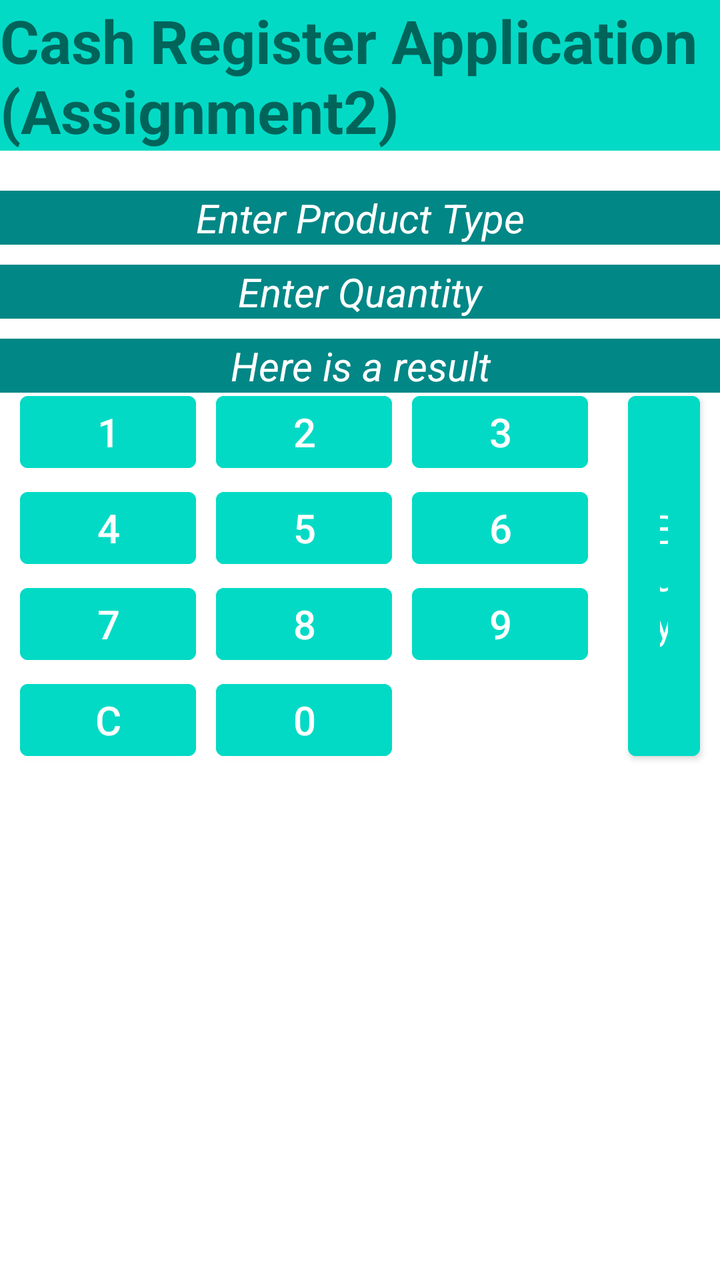
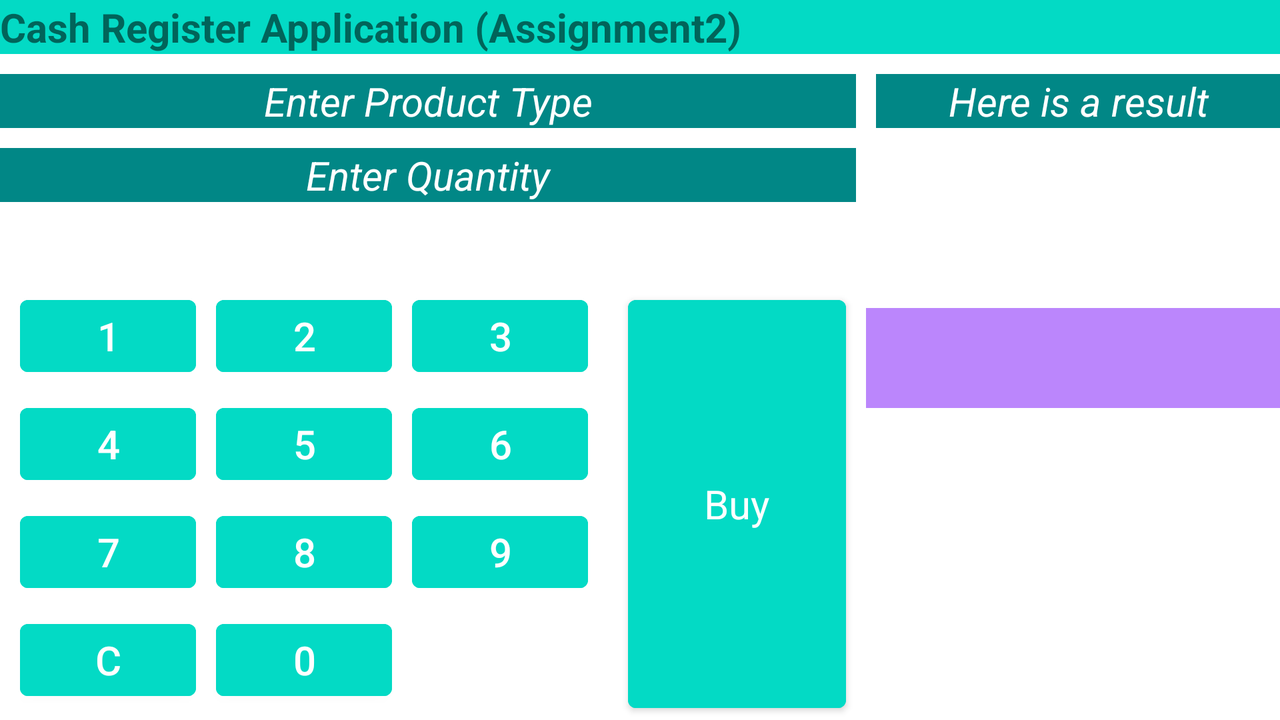

Compare how this app lays out the same screen by default and in its alternative resource folder. The renders come first, then the two layout files and the values they reference.
<!-- AndroidManifest.xml: application theme Theme.Assignment2_Cash_Register_App -->
<!-- res/layout/activity_main.xml -->
<?xml version="1.0" encoding="utf-8"?>
<androidx.constraintlayout.widget.ConstraintLayout
    xmlns:android="http://schemas.android.com/apk/res/android"
    xmlns:app="http://schemas.android.com/apk/res-auto"
    xmlns:tools="http://schemas.android.com/tools"
    android:layout_width="match_parent"
    android:layout_height="match_parent"
    tools:context=".MainActivity">

    <TextView
        android:id="@+id/title"
        android:layout_width="match_parent"
        android:layout_height="wrap_content"
        android:background="@color/teal_200"
        android:text="@string/cash_register_app_ass2"
        android:textSize="30sp"
        android:textStyle="bold"
        app:layout_constraintEnd_toEndOf="parent"
        app:layout_constraintStart_toStartOf="parent"
        app:layout_constraintTop_toTopOf="parent" />

    <TextView
        android:id="@+id/showProductType"
        android:layout_width="match_parent"
        android:layout_height="wrap_content"
        android:layout_marginTop="@dimen/space20sp"
        android:textStyle="italic"
        android:background="@color/teal_700"
        android:gravity="center"
        android:hint="@string/enter_product_type"
        android:textColorHint="@color/white"
        android:textSize="20sp"
        app:layout_constraintTop_toBottomOf="@+id/title" />

    <TextView
        android:id="@+id/showQuantity"
        android:layout_width="match_parent"
        android:layout_height="wrap_content"
        android:layout_marginTop="@dimen/space10sp"
        android:textStyle="italic"
        android:layout_below="@+id/showProductType"
        android:background="@color/teal_700"
        android:gravity="center"
        android:hint="@string/enter_quantity"
        android:textColorHint="@color/white"
        android:textSize="20sp"
        app:layout_constraintTop_toBottomOf="@+id/showProductType" />

    <TextView
        android:id="@+id/showTotalHint"
        android:layout_width="match_parent"
        android:layout_height="wrap_content"
        android:layout_marginTop="@dimen/space10sp"
        android:textStyle="italic"
        android:layout_below="@+id/showQuantity"
        android:background="@color/teal_700"
        android:gravity="center"
        android:hint="@string/total"
        android:textColorHint="@color/white"
        android:textSize="20sp"
        app:layout_constraintTop_toBottomOf="@+id/showQuantity" />

    <androidx.constraintlayout.widget.Guideline
        android:id="@+id/guideline1"
        android:layout_width="wrap_content"
        android:layout_height="wrap_content"
        android:orientation="horizontal"
        app:layout_constraintGuide_percent="0.6" />

    <androidx.constraintlayout.widget.Guideline
        android:id="@+id/guideline2"
        android:layout_width="wrap_content"
        android:layout_height="wrap_content"
        android:orientation="horizontal"
        app:layout_constraintGuide_percent="0.3" />

    <RelativeLayout
        android:id="@+id/relativeLayout"
        android:layout_width="0dp"
        android:layout_height="0dp"
        app:layout_constraintBottom_toTopOf="@+id/guideline1"
        app:layout_constraintEnd_toEndOf="parent"
        app:layout_constraintStart_toStartOf="parent"
        app:layout_constraintTop_toTopOf="@+id/guideline2">

        <TableLayout
            android:id="@+id/tableLayout"
            android:layout_width="wrap_content"
            android:layout_height="match_parent">

            <TableRow
                android:id="@+id/tableRow1"
                android:layout_width="wrap_content"
                android:layout_height="wrap_content"
                android:layout_marginHorizontal="10dp"
                android:layout_weight="3">

                <Button
                    android:id="@+id/num1"
                    style="?android:attr/buttonBarButtonStyle"
                    android:layout_width="wrap_content"
                    android:layout_height="wrap_content"
                    android:layout_marginEnd="10dp"
                    android:layout_weight="1"
                    android:backgroundTint="@color/teal_200"
                    android:text="@string/n1"
                    android:textAlignment="center"
                    android:textColor="@color/white"
                    android:textSize="20sp" />

                <Button
                    android:id="@+id/num2"
                    style="?android:attr/buttonBarButtonStyle"
                    android:layout_width="wrap_content"
                    android:layout_height="wrap_content"
                    android:layout_marginEnd="10dp"
                    android:layout_weight="1"
                    android:backgroundTint="@color/teal_200"
                    android:text="@string/n2"
                    android:textAlignment="center"
                    android:textColor="@color/white"
                    android:textSize="20sp" />

                <Button
                    android:id="@+id/num3"
                    style="?android:attr/buttonBarButtonStyle"
                    android:layout_width="wrap_content"
                    android:layout_height="wrap_content"
                    android:layout_weight="1"
                    android:backgroundTint="@color/teal_200"
                    android:text="@string/n3"
                    android:textAlignment="center"
                    android:textColor="@color/white"
                    android:textSize="20sp" />
            </TableRow>

            <TableRow
                android:id="@+id/tableRow2"
                android:layout_width="wrap_content"
                android:layout_height="wrap_content"
                android:layout_marginHorizontal="10dp"
                android:layout_weight="3">

                <Button
                    android:id="@+id/num4"
                    style="?android:attr/buttonBarButtonStyle"
                    android:layout_width="wrap_content"
                    android:layout_height="wrap_content"
                    android:layout_marginEnd="10dp"
                    android:layout_weight="1"
                    android:backgroundTint="@color/teal_200"
                    android:text="@string/n4"
                    android:textAlignment="center"
                    android:textColor="@color/white"
                    android:textSize="20sp" />

                <Button
                    android:id="@+id/num5"
                    style="?android:attr/buttonBarButtonStyle"
                    android:layout_width="wrap_content"
                    android:layout_height="wrap_content"
                    android:layout_marginEnd="10dp"
                    android:layout_weight="1"
                    android:backgroundTint="@color/teal_200"
                    android:text="@string/n5"
                    android:textAlignment="center"
                    android:textColor="@color/white"
                    android:textSize="20sp" />

                <Button
                    android:id="@+id/num6"
                    style="?android:attr/buttonBarButtonStyle"
                    android:layout_width="wrap_content"
                    android:layout_height="wrap_content"
                    android:layout_weight="1"
                    android:backgroundTint="@color/teal_200"
                    android:text="@string/n6"
                    android:textAlignment="center"
                    android:textColor="@color/white"
                    android:textSize="20sp" />
            </TableRow>

            <TableRow
                android:id="@+id/tableRow3"
                android:layout_width="wrap_content"
                android:layout_height="wrap_content"
                android:layout_marginHorizontal="10dp"
                android:layout_weight="3">

                <Button
                    android:id="@+id/num7"
                    style="?android:attr/buttonBarButtonStyle"
                    android:layout_width="wrap_content"
                    android:layout_height="wrap_content"
                    android:layout_marginEnd="10dp"
                    android:layout_weight="1"
                    android:backgroundTint="@color/teal_200"
                    android:text="@string/n7"
                    android:textAlignment="center"
                    android:textColor="@color/white"
                    android:textSize="20sp" />

                <Button
                    android:id="@+id/num8"
                    style="?android:attr/buttonBarButtonStyle"
                    android:layout_width="wrap_content"
                    android:layout_height="wrap_content"
                    android:layout_marginEnd="10dp"
                    android:layout_weight="1"
                    android:backgroundTint="@color/teal_200"
                    android:text="@string/n8"
                    android:textAlignment="center"
                    android:textColor="@color/white"
                    android:textSize="20sp" />

                <Button
                    android:id="@+id/num9"
                    style="?android:attr/buttonBarButtonStyle"
                    android:layout_width="wrap_content"
                    android:layout_height="wrap_content"
                    android:layout_weight="1"
                    android:backgroundTint="@color/teal_200"
                    android:text="@string/n9"
                    android:textAlignment="center"
                    android:textColor="@color/white"
                    android:textSize="20sp" />
            </TableRow>

            <TableRow
                android:id="@+id/tableRow4"
                android:layout_width="wrap_content"
                android:layout_height="wrap_content"
                android:layout_marginHorizontal="10dp"
                android:layout_weight="3">

                <Button
                    android:id="@+id/clearBut"
                    android:layout_width="wrap_content"
                    android:layout_height="wrap_content"
                    android:layout_marginEnd="10dp"
                    android:layout_weight="1"
                    android:backgroundTint="@color/teal_200"
                    android:text="@string/clearBut"
                    android:textAlignment="center"
                    android:textColor="@color/white"
                    android:textSize="20sp" />

                <Button
                    android:id="@+id/num0"
                    android:layout_width="wrap_content"
                    android:layout_height="wrap_content"
                    android:layout_marginEnd="10dp"
                    android:layout_weight="1"
                    android:backgroundTint="@color/teal_200"
                    android:text="@string/n0"
                    android:textAlignment="center"
                    android:textColor="@color/white"
                    android:textSize="20sp" />

                <TextView
                    android:layout_width="wrap_content"
                    android:layout_height="wrap_content"

                    android:layout_weight="1"

                    />
            </TableRow>

        </TableLayout>

        <Button
            android:id="@+id/buyButton"
            style="?android:attr/buttonBarStyle"
            android:layout_width="wrap_content"
            android:layout_height="match_parent"
            android:layout_alignParentEnd="true"
            android:layout_marginHorizontal="10dp"
            android:layout_toRightOf="@+id/tableLayout"
            android:backgroundTint="@color/teal_200"
            android:text="@string/buyBut"
            android:textSize="20sp" />

    </RelativeLayout>

    <ListView
        android:id="@+id/list_view"
        android:layout_width="match_parent"
        android:layout_height="0dp"
        app:layout_constraintBottom_toBottomOf="parent"
        app:layout_constraintEnd_toEndOf="parent"
        app:layout_constraintStart_toStartOf="parent"
        app:layout_constraintTop_toTopOf="@+id/guideline1" />

</androidx.constraintlayout.widget.ConstraintLayout>
<!-- resources referenced by this layout -->
<resources>
  <dimen name="space10sp">10sp</dimen>
  <dimen name="space20sp">20sp</dimen>
  <string name="buyBut">Buy</string>
  <string name="cash_register_app_ass2">Cash Register Application (Assignment2)</string>
  <string name="clearBut">C</string>
  <string name="enter_product_type">Enter Product Type</string>
  <string name="enter_quantity">Enter Quantity</string>
  <string name="n0">0</string>
  <string name="n1">1</string>
  <string name="n2">2</string>
  <string name="n3">3</string>
  <string name="n4">4</string>
  <string name="n5">5</string>
  <string name="n6">6</string>
  <string name="n7">7</string>
  <string name="n8">8</string>
  <string name="n9">9</string>
  <string name="total">Here is a result</string>
  <style name="Theme.Assignment2_Cash_Register_App" parent="Theme.MaterialComponents.DayNight.DarkActionBar">
          
          <item name="colorPrimary">@color/purple_500</item>
          <item name="colorPrimaryVariant">@color/purple_700</item>
          <item name="colorOnPrimary">@color/white</item>
          
          <item name="colorSecondary">@color/teal_200</item>
          <item name="colorSecondaryVariant">@color/teal_700</item>
          <item name="colorOnSecondary">@color/black</item>
          
          <item name="android:statusBarColor">?attr/colorPrimaryVariant</item>
          
      </style>
</resources>
<!-- res/layout-land/activity_main.xml (the repository's variant of the layout above) -->
<!-- drawn on the phone turned sideways -->
<?xml version="1.0" encoding="utf-8"?>
<androidx.constraintlayout.widget.ConstraintLayout xmlns:android="http://schemas.android.com/apk/res/android"
    xmlns:app="http://schemas.android.com/apk/res-auto"
    xmlns:tools="http://schemas.android.com/tools"
    android:layout_width="match_parent"
    android:layout_height="match_parent"
    tools:context=".MainActivity">

    <TextView
        android:id="@+id/title"
        android:layout_width="match_parent"
        android:layout_height="wrap_content"
        android:background="@color/teal_200"
        android:text="@string/cash_register_app_ass2_land"
        android:textSize="20sp"
        android:textStyle="bold"
        app:layout_constraintEnd_toEndOf="parent"
        app:layout_constraintStart_toStartOf="parent"
        app:layout_constraintTop_toTopOf="parent" />


    <TextView
        android:id="@+id/showProductType"
        android:layout_width="0dp"
        android:layout_height="wrap_content"
        android:layout_marginTop="@dimen/space10sp_land"
        android:layout_marginEnd="5sp"
        android:background="@color/teal_700"
        android:gravity="center"
        android:hint="@string/enter_product_type_land"
        android:textColorHint="@color/white"
        android:textSize="20sp"
        android:textStyle="italic"
        app:layout_constraintEnd_toStartOf="@+id/guideline3"
        app:layout_constraintStart_toStartOf="parent"
        app:layout_constraintTop_toBottomOf="@+id/title" />


    <TextView
        android:id="@+id/showQuantity"
        android:layout_width="0dp"
        android:layout_height="wrap_content"
        android:layout_below="@+id/showProductType"
        android:layout_marginTop="@dimen/space10sp_land"
        android:background="@color/teal_700"
        android:layout_marginEnd="5sp"
        android:gravity="center"
        android:hint="@string/enter_quantity_land"
        android:textColorHint="@color/white"
        android:textSize="20sp"
        android:textStyle="italic"
        app:layout_constraintBottom_toTopOf="@+id/guideline2"
        app:layout_constraintEnd_toStartOf="@+id/guideline3"
        app:layout_constraintHorizontal_bias="1.0"
        app:layout_constraintStart_toStartOf="parent"
        app:layout_constraintTop_toBottomOf="@+id/showProductType"
        app:layout_constraintVertical_bias="0.0" />

    <TextView
        android:id="@+id/showTotalHint"
        android:layout_width="0dp"
        android:layout_height="wrap_content"
        android:layout_marginTop="@dimen/space10sp_land"
        android:background="@color/teal_700"
        android:gravity="center"
        android:layout_marginStart="5sp"
        android:hint="@string/total_land"
        android:textColorHint="@color/white"
        android:textSize="20sp"
        android:textStyle="italic"
        app:layout_constraintEnd_toEndOf="parent"
        app:layout_constraintHorizontal_bias="0.0"
        app:layout_constraintStart_toStartOf="@+id/guideline3"
        app:layout_constraintTop_toBottomOf="@+id/title" />

    <androidx.constraintlayout.widget.Guideline
        android:id="@+id/guideline2"
        android:layout_width="wrap_content"
        android:layout_height="wrap_content"
        android:orientation="horizontal"
        app:layout_constraintGuide_percent="0.4" />

    <RelativeLayout
        android:id="@+id/relativeLayout"
        android:layout_width="0dp"
        android:layout_height="0dp"
        app:layout_constraintBottom_toBottomOf="parent"
        app:layout_constraintEnd_toStartOf="@+id/guideline3"
        app:layout_constraintStart_toStartOf="parent"
        app:layout_constraintTop_toTopOf="@+id/guideline2">

        <TableLayout
            android:id="@+id/tableLayout"
            android:layout_width="wrap_content"
            android:layout_height="match_parent">

            <TableRow
                android:id="@+id/tableRow1"
                android:layout_width="wrap_content"
                android:layout_height="wrap_content"
                android:layout_marginHorizontal="10dp"
                android:layout_weight="3">

                <Button
                    android:id="@+id/num1"
                    style="?android:attr/buttonBarButtonStyle"
                    android:layout_width="wrap_content"
                    android:layout_height="wrap_content"
                    android:layout_marginEnd="10dp"
                    android:layout_weight="1"
                    android:backgroundTint="@color/teal_200"
                    android:text="@string/n1"
                    android:textAlignment="center"
                    android:textColor="@color/white"
                    android:textSize="20sp" />

                <Button
                    android:id="@+id/num2"
                    style="?android:attr/buttonBarButtonStyle"
                    android:layout_width="wrap_content"
                    android:layout_height="wrap_content"
                    android:layout_marginEnd="10dp"
                    android:layout_weight="1"
                    android:backgroundTint="@color/teal_200"
                    android:text="@string/n2"
                    android:textAlignment="center"
                    android:textColor="@color/white"
                    android:textSize="20sp" />

                <Button
                    android:id="@+id/num3"
                    style="?android:attr/buttonBarButtonStyle"
                    android:layout_width="wrap_content"
                    android:layout_height="wrap_content"
                    android:layout_weight="1"
                    android:backgroundTint="@color/teal_200"
                    android:text="@string/n3"
                    android:textAlignment="center"
                    android:textColor="@color/white"
                    android:textSize="20sp" />
            </TableRow>

            <TableRow
                android:id="@+id/tableRow2"
                android:layout_width="wrap_content"
                android:layout_height="wrap_content"
                android:layout_marginHorizontal="10dp"
                android:layout_weight="3">

                <Button
                    android:id="@+id/num4"
                    style="?android:attr/buttonBarButtonStyle"
                    android:layout_width="wrap_content"
                    android:layout_height="wrap_content"
                    android:layout_marginEnd="10dp"
                    android:layout_weight="1"
                    android:backgroundTint="@color/teal_200"
                    android:text="@string/n4"
                    android:textAlignment="center"
                    android:textColor="@color/white"
                    android:textSize="20sp" />

                <Button
                    android:id="@+id/num5"
                    style="?android:attr/buttonBarButtonStyle"
                    android:layout_width="wrap_content"
                    android:layout_height="wrap_content"
                    android:layout_marginEnd="10dp"
                    android:layout_weight="1"
                    android:backgroundTint="@color/teal_200"
                    android:text="@string/n5"
                    android:textAlignment="center"
                    android:textColor="@color/white"
                    android:textSize="20sp" />

                <Button
                    android:id="@+id/num6"
                    style="?android:attr/buttonBarButtonStyle"
                    android:layout_width="wrap_content"
                    android:layout_height="wrap_content"
                    android:layout_weight="1"
                    android:backgroundTint="@color/teal_200"
                    android:text="@string/n6"
                    android:textAlignment="center"
                    android:textColor="@color/white"
                    android:textSize="20sp" />
            </TableRow>

            <TableRow
                android:id="@+id/tableRow3"
                android:layout_width="wrap_content"
                android:layout_height="wrap_content"
                android:layout_marginHorizontal="10dp"
                android:layout_weight="3">

                <Button
                    android:id="@+id/num7"
                    style="?android:attr/buttonBarButtonStyle"
                    android:layout_width="wrap_content"
                    android:layout_height="wrap_content"
                    android:layout_marginEnd="10dp"
                    android:layout_weight="1"
                    android:backgroundTint="@color/teal_200"
                    android:text="@string/n7"
                    android:textAlignment="center"
                    android:textColor="@color/white"
                    android:textSize="20sp" />

                <Button
                    android:id="@+id/num8"
                    style="?android:attr/buttonBarButtonStyle"
                    android:layout_width="wrap_content"
                    android:layout_height="wrap_content"
                    android:layout_marginEnd="10dp"
                    android:layout_weight="1"
                    android:backgroundTint="@color/teal_200"
                    android:text="@string/n8"
                    android:textAlignment="center"
                    android:textColor="@color/white"
                    android:textSize="20sp" />

                <Button
                    android:id="@+id/num9"
                    style="?android:attr/buttonBarButtonStyle"
                    android:layout_width="wrap_content"
                    android:layout_height="wrap_content"
                    android:layout_weight="1"
                    android:backgroundTint="@color/teal_200"
                    android:text="@string/n9"
                    android:textAlignment="center"
                    android:textColor="@color/white"
                    android:textSize="20sp" />
            </TableRow>

            <TableRow
                android:id="@+id/tableRow4"
                android:layout_width="wrap_content"
                android:layout_height="wrap_content"
                android:layout_marginHorizontal="10dp"
                android:layout_weight="3">

                <Button
                    android:id="@+id/clearBut"
                    android:layout_width="wrap_content"
                    android:layout_height="wrap_content"
                    android:layout_marginEnd="10dp"
                    android:layout_weight="1"
                    android:backgroundTint="@color/teal_200"
                    android:text="@string/clearBut"
                    android:textAlignment="center"
                    android:textColor="@color/white"
                    android:textSize="20sp" />

                <Button
                    android:id="@+id/num0"
                    android:layout_width="wrap_content"
                    android:layout_height="wrap_content"
                    android:layout_marginEnd="10dp"
                    android:layout_weight="1"
                    android:backgroundTint="@color/teal_200"
                    android:text="@string/n0"
                    android:textAlignment="center"
                    android:textColor="@color/white"
                    android:textSize="20sp" />

                <TextView
                    android:layout_width="wrap_content"
                    android:layout_height="wrap_content"

                    android:layout_weight="1"

                    />
            </TableRow>

        </TableLayout>

        <Button
            android:id="@+id/buyButton"
            style="?android:attr/buttonBarStyle"
            android:layout_width="wrap_content"
            android:layout_height="match_parent"
            android:layout_alignParentEnd="true"
            android:layout_marginHorizontal="10dp"
            android:layout_toEndOf="@+id/tableLayout"
            android:backgroundTint="@color/teal_200"
            android:text="@string/buyBut"
            android:textSize="20sp" />

    </RelativeLayout>

    <ListView
        android:id="@+id/list_view"
        android:layout_width="0dp"
        android:layout_height="50dp"
        android:background="@color/purple_200"
android:layout_marginTop="10dp"
        app:layout_constraintEnd_toEndOf="parent"
        app:layout_constraintHorizontal_bias="0.0"
        app:layout_constraintStart_toEndOf="@+id/relativeLayout"
        app:layout_constraintTop_toTopOf="@+id/guideline2" />

    <androidx.constraintlayout.widget.Guideline
        android:id="@+id/guideline3"
        android:layout_width="wrap_content"
        android:layout_height="wrap_content"
        android:orientation="vertical"
        app:layout_constraintGuide_begin="433dp" />

</androidx.constraintlayout.widget.ConstraintLayout>
<!-- resources referenced by the variant -->
<!-- as the phone turned sideways resolves them -->
<resources>
  <dimen name="space10sp_land">10sp</dimen>
  <string name="buyBut">Buy</string>
  <string name="cash_register_app_ass2_land">Cash Register Application (Assignment2)</string>
  <string name="clearBut">C</string>
  <string name="enter_product_type_land">Enter Product Type</string>
  <string name="enter_quantity_land">Enter Quantity</string>
  <string name="n0">0</string>
  <string name="n1">1</string>
  <string name="n2">2</string>
  <string name="n3">3</string>
  <string name="n4">4</string>
  <string name="n5">5</string>
  <string name="n6">6</string>
  <string name="n7">7</string>
  <string name="n8">8</string>
  <string name="n9">9</string>
  <string name="total_land">Here is a result</string>
  <style name="Theme.Assignment2_Cash_Register_App" parent="Theme.MaterialComponents.DayNight.DarkActionBar">
          
          <item name="colorPrimary">@color/purple_500</item>
          <item name="colorPrimaryVariant">@color/purple_700</item>
          <item name="colorOnPrimary">@color/white</item>
          
          <item name="colorSecondary">@color/teal_200</item>
          <item name="colorSecondaryVariant">@color/teal_700</item>
          <item name="colorOnSecondary">@color/black</item>
          
          <item name="android:statusBarColor">?attr/colorPrimaryVariant</item>
          
      </style>
</resources>
